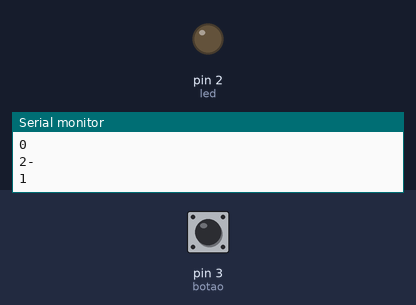
The sketch below on a simulated Arduino Uno, built with avr-gcc and run on an emulated ATmega328P. On the bench: output pins drawn as LEDs (lit = HIGH), the last lines printed to the serial monitor. Inputs (shaded band) come from the test bench; at power-on: pin 3 (botao) HIGH. No radio packets arrive unless stated.

Above: at 0.8 s.
At 3.14 s:
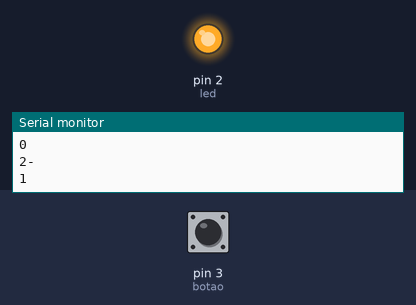
Timing chart, 0 to 3.4 s (numbered marks = the images above):
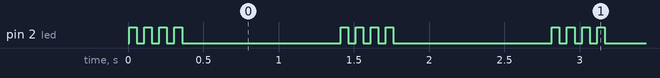

Measured:
- by itself, pin 2 (led): repeats every 1.4 s: 3 × (LOW 0.05 s, HIGH 0.05 s), LOW 1.1 s, HIGH 0.05 s
- by itself, everything shown: repeats every 1.4 s, in 8 steps

The sketch:

Nano_-7_peao.ino
```cpp
#include <SPI.h> //INCLUSÃO DE BIBLIOTECA
#include <nRF24L01.h> //INCLUSÃO DE BIBLIOTECA
#include <RF24.h> //INCLUSÃO DE BIBLIOTECA

RF24 radio(9, 10); //CRIA UMA INSTÂNCIA UTILIZANDO OS PINOS (CE, CSN)
////////////////////////////variáveis////////////////////////////
int matricula = 129; // matricula para identificar a pessoa
byte mascara = 0; // variavel da máscara
byte distancia = 0; // variavel da distancia
int amigo = 0; // variavel para salvar a matricula da pessoa que estiver em ranger inferior a 1,5

int botao = 3; // pino do botão do descanso de orelha
int led = 2; // pino sinalizando que ta ligado
const byte address[6] = "00002"; //CRIA UM ENDEREÇO PARA ENVIO DOS
//DADOS (O TRANSMISSOR E O RECEPTOR DEVEM SER CONFIGURADOS COM O MESMO ENDEREÇO)
////////////////////////////////////////////////////////////////

void setup() {
  pinMode(led, OUTPUT);
  pinMode(botao, INPUT_PULLUP);
  Serial.begin(9600);
  radio.begin(); //INICIALIZA A COMUNICAÇÃO SEM FIO
  radio.openWritingPipe(address); //DEFINE O ENDEREÇO PARA ENVIO DE DADOS AO RECEPTOR
  radio.setPALevel(RF24_PA_HIGH); //DEFINE O NÍVEL DO AMPLIFICADOR DE POTÊNCIA
  radio.stopListening(); //DEFINE O MÓDULO COMO TRANSMISSOR (NÃO RECEBE DADOS)

}

void loop() {
int peao[5] = {matricula, mascara, distancia, amigo}; //VARIÁVEL RECEBE A MENSAGEM A SER TRANSMITIDA
int estado = digitalRead(botao);// LER B1
Serial.println("1-");
 Serial.println(peao[1]);
   radio.write(&peao, sizeof(peao)); //ENVIA AO RECEPTOR A MENSAGEM

  if(estado == HIGH){ // sem máscara - peao recebe 1 e manda 0
    peao[1] = 1;// dá um valor a posição peao[1]

 Serial.println("2-");
 Serial.println(peao[1]);

   radio.write(&peao, sizeof(peao)); //ENVIA AO RECEPTOR A MENSAGEM
    peao[1] = 0; // zera a posição peao[1]
     for(int x = 0; x<4; x++){ // faz o efeito do led piscar
      digitalWrite(led, 1);
      delay(50);
      digitalWrite(led, 0);
      delay(50);
    }
  }
  else if(estado == LOW){ // Com máscara - peao manda 0
   peao[1] = 0; // zera a posição peao[1]
  radio.write(&peao, sizeof(peao)); //ENVIA AO RECEPTOR A MENSAGEM
Serial.println("3-");
 Serial.println(peao[1]);

  }
  delay(1000); //INTERVALO DE 1 SEGUNDO
}
```
